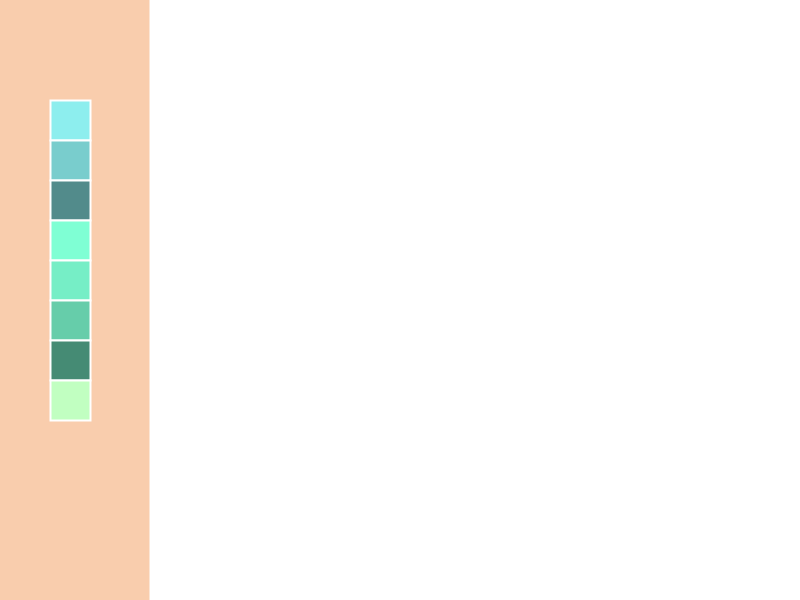
Frame 1 (no input)
Frame 60 (the mouse pressed at the canvas centre just before this capture): identical to frame 1, image omitted
Frame 120 (the mouse held since frame 60 and released just before this capture): identical to frame 1, image omitted

The Processing sketch that drew this single still picture (run headless with seeded random() and noise(); from frame 60 on, the mouse is pressed at the canvas centre):

// Processing sketch: processing_162336
// ── processing_162336.pde

int xPos = 50;
int yPos = 100;
int bSize = 40;

void setup() {
  size(800, 600);
  background(249, 205, 173);

  //drawing board
  stroke(255);
  strokeWeight(2);

  fill(255);
  rect(150, 0, 700, 600);

  //1
  fill(141, 238, 238);
  rect(xPos, yPos, bSize, bSize);
//2
  fill(121, 205, 205);
  rect(xPos, yPos+bSize, bSize, bSize);
//3
  fill(82, 139, 139);
  rect(xPos, yPos+bSize*2, bSize, bSize);
//4
  fill(127, 255, 212);
  rect(xPos, yPos+bSize*3, bSize, bSize);
//5
  fill(118, 238, 198);
  rect(xPos, yPos+bSize*4, bSize, bSize);
//6
  fill(102, 205, 170);
  rect(xPos, yPos+bSize*5, bSize, bSize);
//7
  fill(69, 139, 116);
  rect(xPos, yPos+bSize*6, bSize, bSize);
//8
  fill(193, 255, 193);
  rect(xPos, yPos+bSize*7, bSize, bSize);
//8
  
}

void draw() {


  if (mousePressed) {



    if (790 > pmouseX && 790 > mouseX && pmouseX > 210 && mouseX > 210 && 
      590 > pmouseY && 590 > mouseY && pmouseY> 10 && mouseY> 10) {
      line(pmouseX, pmouseY, mouseX, mouseY);
    }

    //1
    if ( mouseX > xPos && mouseX < xPos+bSize && mouseY > yPos && mouseY <yPos+bSize) {
      stroke(141, 238, 238);
      strokeWeight(5);
    }

    //2
    if ( mouseX > xPos && mouseX < xPos+bSize && mouseY > yPos+bSize && mouseY <yPos+bSize*2) {
      stroke(121, 205, 205);
      strokeWeight(10);
    }

    //3
    if ( mouseX > xPos && mouseX < xPos+bSize && mouseY > yPos+bSize*2 && mouseY < yPos+bSize*3) {
      stroke(82,139,139);
      strokeWeight(20);
    }
    //4
    if ( mouseX > xPos && mouseX < xPos+bSize && mouseY > yPos+bSize*3 && mouseY < yPos+bSize*4) {
      stroke(127, 255, 212);
      strokeWeight(10);
    }
    //5
    if ( mouseX > xPos && mouseX < xPos+bSize && mouseY > yPos+bSize*4 && mouseY < yPos+bSize*5) {
      stroke(118, 238, 198);
      strokeWeight(5);
    }
    //6 
    if ( mouseX > xPos && mouseX < xPos+bSize && mouseY > yPos+bSize*5 && mouseY < yPos+bSize*6) {
      stroke(102, 205, 170);
      strokeWeight(10);
    }
    //7
    if ( mouseX > xPos && mouseX < xPos+bSize && mouseY > yPos+bSize*6 && mouseY < yPos+bSize*7) {
      stroke(69,139,116);
      strokeWeight(5);
    }
    //8
    if ( mouseX > xPos && mouseX < xPos+bSize && mouseY > yPos+bSize*7 && mouseY < yPos+bSize*8) {
      stroke(193, 255, 193);
      strokeWeight(20);
    }
  }
}
